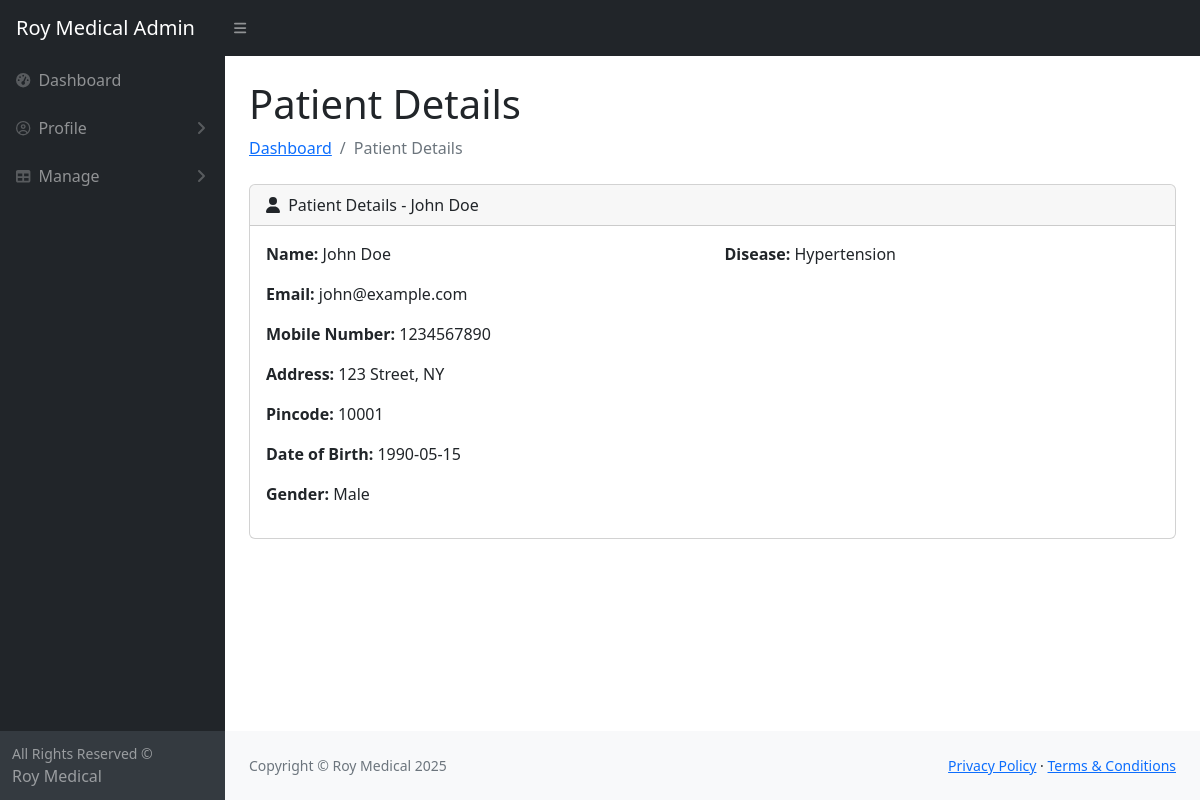
Page /admin/common/patient_doctor_details.php?id=1&type=patient on the committed database.
### tables this page shows
CREATE TABLE patients (
    id INT PRIMARY KEY AUTO_INCREMENT,
    user_id INT UNIQUE,
    disease VARCHAR(255),
    FOREIGN KEY (user_id) REFERENCES users(id) ON DELETE CASCADE
);

CREATE TABLE users (
    id INT PRIMARY KEY AUTO_INCREMENT,
    name VARCHAR(255),
    email VARCHAR(255) UNIQUE,
    password VARCHAR(255),
    mobile_number VARCHAR(20) UNIQUE,
    address TEXT,
    pincode VARCHAR(10),
    dob DATE,
    gender ENUM('Male', 'Female', 'Other'),
    is_active BOOLEAN DEFAULT TRUE,
    role ENUM('Admin', 'Doctor', 'Patient')
);

### admin/common/patient_doctor_details.php (the view, shortened to what this page needs)
<?php
include "../includes/header.php";
include "../includes/nav.php";
include "../../includes/db.php";
$id = mysqli_real_escape_string($conn, $_GET['id']);
$type = mysqli_real_escape_string($conn, $_GET['type']);
if ($type === 'patient') {
    $query = "
        SELECT u.id, u.name, u.email, u.mobile_number, u.address, u.pincode, u.dob, u.gender, p.disease
        FROM users u
        JOIN patients p ON u.id = p.user_id
        WHERE p.id = $id
    ";
    $title = "Patient Details";
} else {
    echo "<script>alert('Invalid type.'); window.location.href = 'index.php';</script>";
    exit;
}
$result = mysqli_query($conn, $query);
$details = mysqli_fetch_assoc($result);
?>
<main>
    <div class="container-fluid px-4">
        <h1 class="mt-4"><?= $title; ?></h1>
        <ol class="breadcrumb mb-4">
            <li class="breadcrumb-item"><a href="/rm/admin/index.php">Dashboard</a></li>
            <li class="breadcrumb-item active"><?= $title; ?></li>
        </ol>
        <div class="card mb-4">
            <div class="card-header">
                <i class="fas fa-user me-1"></i>
                <?= $title; ?> - <?= htmlspecialchars($details['name']); ?>
            </div>
            <div class="card-body">
                <div class="row">
                    <div class="col-md-6">
                        <p><strong>Name:</strong> <?= htmlspecialchars($details['name']); ?></p>
                        <p><strong>Email:</strong> <?= htmlspecialchars($details['email']); ?></p>
                        <p><strong>Mobile Number:</strong> <?= htmlspecialchars($details['mobile_number']); ?></p>
                        <p><strong>Address:</strong> <?= htmlspecialchars($details['address']); ?></p>
                        <p><strong>Pincode:</strong> <?= htmlspecialchars($details['pincode']); ?></p>
                        <p><strong>Date of Birth:</strong> <?= htmlspecialchars($details['dob']); ?></p>
                        <p><strong>Gender:</strong> <?= htmlspecialchars($details['gender']); ?></p>
                    </div>
                    <div class="col-md-6">
                        <?php if ($type === 'patient') : ?>
                            <p><strong>Disease:</strong> <?= htmlspecialchars($details['disease']); ?></p>
                        <?php elseif ($type === 'doctor') : ?>
                            <p><strong>Qualification:</strong> <?= htmlspecialchars($details['qualification']); ?></p>
                            <p><strong>Availability:</strong> <?= htmlspecialchars($details['availability']); ?></p>
                            <p><strong>Visit Fee:</strong> <?= htmlspecialchars($details['visit_fee']); ?></p>
                        <?php endif; ?>
                    </div>
                </div>
            </div>
        </div>
    </div>
</main>
<?php include "../includes/footer.php"; ?>

### rows in the picture
patients: user.name "John Doe", user.email "john@example.com", user.mobile_number "1234567890", user.address "123 Street, NY", user.pincode "10001", user.dob "1990-05-15", user.gender "Male", disease "Hypertension"

### other values in the picture
$title "Patient Details"
